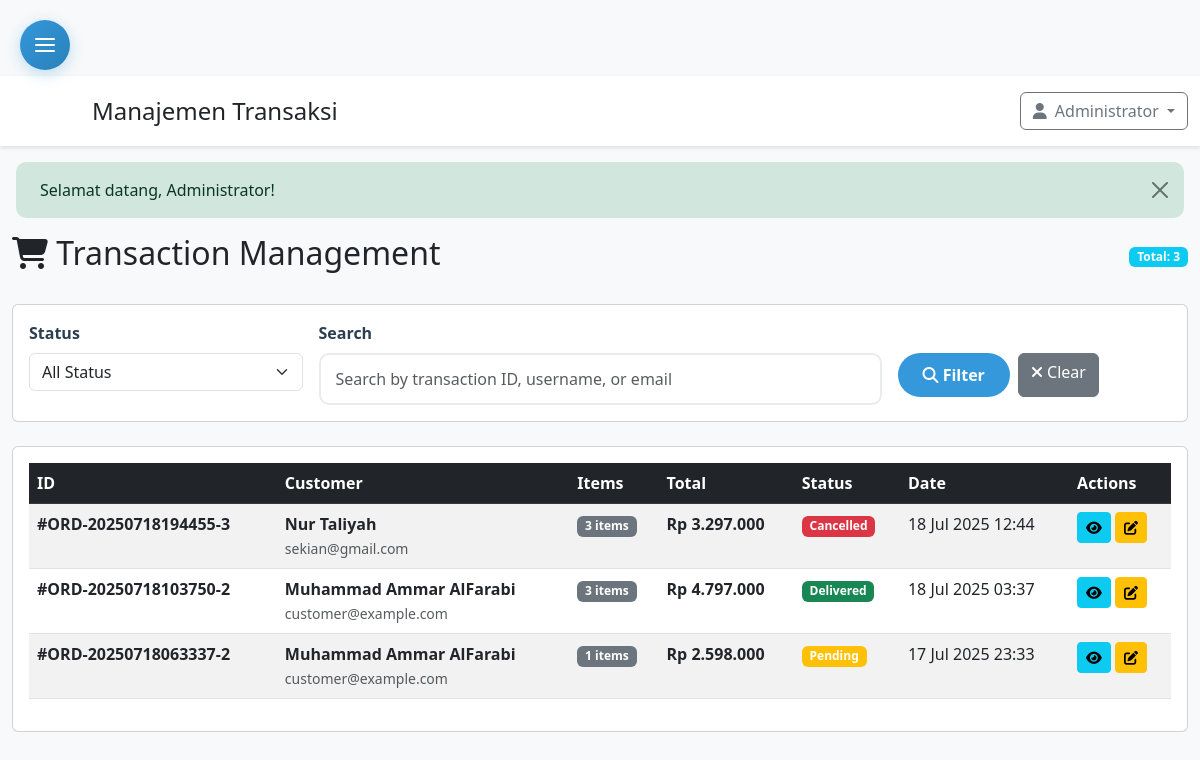
Page /admin/transactions.php (signed in) on the earlier database version.
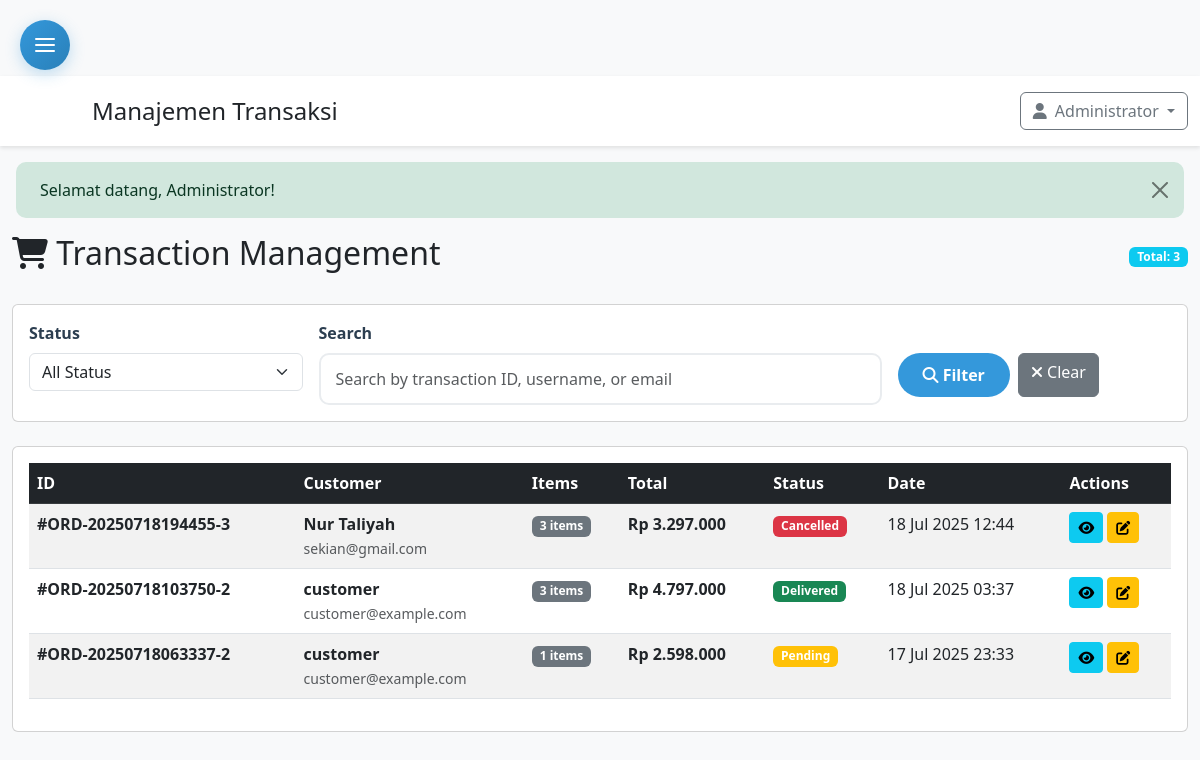
Same page on the later database version.
### tables this page shows
CREATE TABLE `orders` (
  `id` int(11) NOT NULL,
  `order_number` varchar(50) NOT NULL,
  `user_id` int(11) NOT NULL,
  `total_amount` decimal(10,2) NOT NULL,
  `status` enum('pending','processing','shipped','delivered','cancelled') DEFAULT 'pending',
  `address` text NOT NULL,
  `city` varchar(100) NOT NULL,
  `state` varchar(100) NOT NULL,
  `zip` varchar(20) NOT NULL,
  `phone` varchar(20) NOT NULL,
  `courier_note` text DEFAULT NULL,
  `payment_method` varchar(50) NOT NULL,
  `created_at` timestamp NOT NULL DEFAULT current_timestamp(),
  `updated_at` timestamp NOT NULL DEFAULT current_timestamp() ON UPDATE current_timestamp()
);

CREATE TABLE `users` (
  `id` int(11) NOT NULL,
  `name` varchar(255) NOT NULL,
  `email` varchar(255) NOT NULL,
  `password` varchar(255) NOT NULL,
  `phone` varchar(20) DEFAULT NULL,
  `address` text DEFAULT NULL,
  `role_id` int(11) DEFAULT 2,
  `status` tinyint(1) DEFAULT 1,
  `created_at` datetime DEFAULT current_timestamp(),
  `updated_at` datetime DEFAULT current_timestamp() ON UPDATE current_timestamp()
);

### admin/transactions.php (the view, shortened to what the changed rows need)
<?php
require_once '../config.php';
$page = isset($_GET['page']) ? max(1, intval($_GET['page'])) : 1;
$limit = 20;
$offset = ($page - 1) * $limit;
$where_conditions = [];
$params = [];
$where_clause = !empty($where_conditions) ? "WHERE " . implode(" AND ", $where_conditions) : "";
try {
    $stmt = $pdo->prepare("
        SELECT o.*, u.name as username, u.email,
               COUNT(oi.id) as item_count
        FROM orders o
        JOIN users u ON o.user_id = u.id
        LEFT JOIN order_items oi ON o.id = oi.order_id
        $where_clause
        GROUP BY o.id
        ORDER BY o.created_at DESC
        LIMIT $limit OFFSET $offset
    ");
    $stmt->execute($params);
    $transactions = $stmt->fetchAll();
} catch (Exception $e) {
    $transactions = [];
    $total_pages = 0;
    $_SESSION['error'] = "Error fetching orders: " . $e->getMessage();
}
include 'includes/admin_header.php';
?>
<div class="container-fluid">
    <div class="row">
        <div class="col-12">
            <div class="d-flex justify-content-between align-items-center mb-4">
                <h2><i class="fas fa-shopping-cart"></i> Transaction Management</h2>
            </div>
            <div class="card">
                <div class="card-body">
                    <div class="table-responsive">
                        <table class="table table-striped table-hover">
                            <thead class="table-dark">
                                <tr>
                                    <th>ID</th>
                                    <th>Customer</th>
                                    <th>Items</th>
                                    <th>Total</th>
                                    <th>Status</th>
                                    <th>Date</th>
                                    <th>Actions</th>
                                </tr>
                            </thead>
                            <tbody>
                                <?php if (empty($transactions)): ?>
                                <tr>
                                    <td colspan="7" class="text-center">No transactions found</td>
                                </tr>
                                <?php else: ?>
                                <?php foreach ($transactions as $transaction): ?>
                            <tr>
                                <td><strong>#<?= $transaction['order_number'] ?></strong></td>
                                <td>
                                    <div>
                                        <strong><?= htmlspecialchars($transaction['username']) ?></strong>
                                    </div>
                                    <small class="text-muted"><?= htmlspecialchars($transaction['email']) ?></small>
                                </td>
                                <td>
                                    <span class="badge bg-secondary"><?= $transaction['item_count'] ?> items</span>
                                </td>
                                <td>
                                    <strong>Rp <?= number_format($transaction['total_amount'], 0, ',', '.') ?></strong>
                                </td>
                                    <td>
                                        <?php
                                        $status_colors = [
                                            'pending' => 'warning',
                                            'processing' => 'info',
                                            'shipped' => 'primary',
                                            'delivered' => 'success',
                                            'cancelled' => 'danger'
                                        ];
                                        $color = $status_colors[$transaction['status']] ?? 'secondary';
                                        ?>
                                        <span class="badge bg-<?= $color ?>"><?= ucfirst($transaction['status']) ?></span>
                                    </td>
                                    <td><?= date('d M Y H:i', strtotime($transaction['created_at'])) ?></td>
                                    <td>
                                        <button type="button" class="btn btn-sm btn-info"
                                                onclick="viewTransaction(<?= $transaction['id'] ?>)">
                                            <i class="fas fa-eye"></i>
                                        </button>
                                        <button type="button" class="btn btn-sm btn-warning"
                                                onclick="updateStatus(<?= $transaction['id'] ?>, '<?= $transaction['status'] ?>')">
                                            <i class="fas fa-edit"></i>
                                        </button>
                                    </td>
                                </tr>
                                <?php endforeach; ?>
                                <?php endif; ?>
                            </tbody>
                        </table>
                    </div>
                </div>
            </div>
        </div>
    </div>
</div>
<?php include 'includes/admin_footer.php'; ?>

Differences in the rows shown:
changed through a linked row, orders "ORD-20250718103750-2": user.name "Muhammad Ammar AlFarabi" → "customer"
changed through a linked row, orders "ORD-20250718063337-2": user.name "Muhammad Ammar AlFarabi" → "customer"
